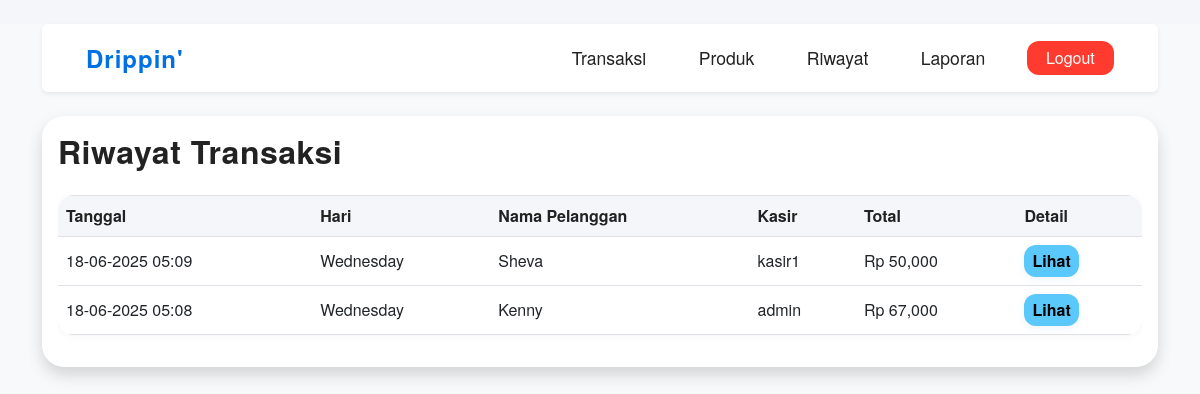
/riwayat.php (signed in), run on the app's committed database.
### tables this page shows
CREATE TABLE `transaksi` (
  `id` int(11) NOT NULL,
  `tanggal` datetime NOT NULL,
  `kasir` varchar(50) NOT NULL,
  `nama_pelanggan` varchar(100) DEFAULT NULL,
  `total` int(11) NOT NULL
);

### riwayat.php (the view, shortened to what this page needs)
<?php
include 'config/db.php';
?>
<!DOCTYPE html>
<html>
<head>
    <link href="https://cdn.jsdelivr.net/npm/bootstrap@5.3.0/dist/css/bootstrap.min.css" rel="stylesheet">
    <link rel="stylesheet" href="assets/style.css">
</head>
<body class="page-fade bg-light">
<div class="container">
    <nav class="navbar navbar-expand-lg navbar-light bg-white shadow-sm rounded mb-4">
        <div class="container-fluid">
            <a class="navbar-brand fw-bold" href="#">Drippin'</a>
            <div>
                <a href="index.php" class="btn btn-link">Transaksi</a>
                <a href="produk.php" class="btn btn-link">Produk</a>
                <a href="riwayat.php" class="btn btn-link">Riwayat</a>
                <a href="laporan.php" class="btn btn-link">Laporan</a>
                <a href="logout.php" class="btn btn-danger ms-2">Logout</a>
            </div>
        </div>
    </nav>
    <div class="card shadow mb-4">
        <div class="card-body">
            <h2 class="mb-4">Riwayat Transaksi</h2>
            <div class="table-responsive">
                <table class="table table-bordered align-middle">
                    <tr><th>Tanggal</th><th>Hari</th><th>Nama Pelanggan</th><th>Kasir</th><th>Total</th><th>Detail</th></tr>
                    <?php
                    $q = mysqli_query($conn, "SELECT * FROM transaksi ORDER BY tanggal DESC");
                    while ($row = mysqli_fetch_assoc($q)) {
                        $tanggal = $row['tanggal'];
                        $hari = date('l', strtotime($tanggal));
                        $nama_pelanggan = $row['nama_pelanggan'] ?: '-';
                        echo "<tr>
                            <td>".date('d-m-Y H:i', strtotime($tanggal))."</td>
                            <td>".$hari."</td>
                            <td>".$nama_pelanggan."</td>
                            <td>{$row['kasir']}</td>
                            <td>Rp ".number_format($row['total'])."</td>
                            <td><a class='btn btn-info btn-sm' href='?detail={$row['id']}'>Lihat</a></td>
                        </tr>";
                    }
                    ?>
                </table>
            </div>
        </div>
    </div>
</div>
</body>
</html>

### assets/style.css (style rules this page uses)
body, html { background: #f5f6fa; font-family: 'Helvetica Neue', Helvetica, Arial, sans-serif; color: #222; min-height: 100vh; }
.navbar { background: rgba(255,255,255,0.95)!important; box-shadow: 0 2px 12px 0 rgba(0,0,0,0.04); border-radius: 18px; margin-top: 24px; margin-bottom: 32px; padding: 0.7rem 2rem; }
.navbar .navbar-brand { font-weight: 700; font-size: 1.5rem; letter-spacing: 1px; color: #0071e3 !important; }
.navbar .btn-link { color: #222 !important; font-weight: 500; font-size: 1.1rem; margin-right: 10px; transition: color 0.2s, background 0.2s; text-decoration: none !important; border-radius: 10px; padding: 6px 18px; }
.navbar .btn-danger { border-radius: 12px; font-weight: 500; padding: 0.3rem 1.2rem; }
.card { border-radius: 22px; border: none; box-shadow: 0 4px 24px 0 rgba(0,0,0,0.07); background: #fff; }
.card-title, h2, h3 { color: #222; font-weight: 700; letter-spacing: 0.5px; }
.btn-primary, .btn-success, .btn-info { border-radius: 12px; font-weight: 600; font-size: 1rem; box-shadow: 0 2px 8px 0 rgba(0,113,227,0.08); border: none; transition: background 0.2s, box-shadow 0.2s; }
.btn-info { background: #5ac8fa; }
.btn-danger { background: #ff3b30; border: none; }
.table { background: #fff; border-radius: 16px; overflow: hidden; box-shadow: 0 2px 8px 0 rgba(0,0,0,0.04); }
.table th { background: #f5f6fa; color: #222; font-weight: 600; border: none; }
.table td { border: none; }
.page-fade { animation: pageFadeIn 0.5s cubic-bezier(.39,.575,.565,1.000); }

### data on the page
transaksi: tanggal "18-06-2025 05:09", tanggal "Wednesday", nama_pelanggan "Sheva", kasir "kasir1", total "50,000"
transaksi: tanggal "18-06-2025 05:08", tanggal "Wednesday", nama_pelanggan "Kenny", kasir "admin", total "67,000"
